Frame 1 (no input): blank canvas, image omitted
Frame 60 (the mouse pressed at the canvas centre just before this capture): blank canvas, image omitted
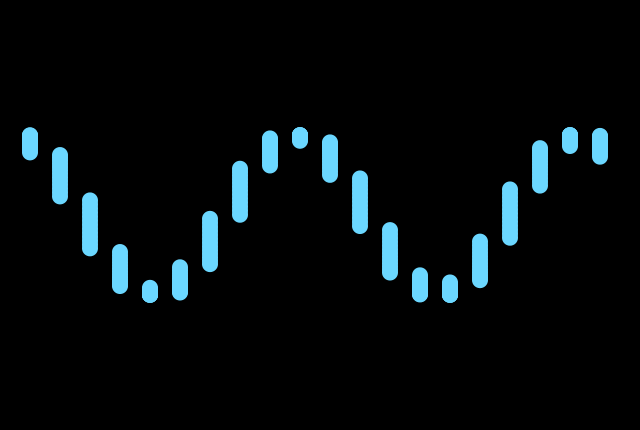
Frame 120 (the mouse held since frame 60 and released just before this capture)

The Processing sketch whose frames 1 and 60 were blank and that drew this single picture after the mouse press (run headless with seeded random() and noise(); from frame 60 on, the mouse is pressed at the canvas centre):

// Processing sketch: processing_156821
// ── processing_156821.pde

int diameter, flag;
int counter=0;
float inc, xpos, ypos, x, z;
float xspace=30;
float amplitude = 50;
float angle=0;
float filler, funk;
float factor,speed;


void setup() {
  size(640, 430);
  smooth();
  noStroke();
}

void draw() {
  background(0);
  funk=abs(sin(z*0.0007))*10; //0.007 = slow factor
  filler=map(funk, 0, 10, 0, 255);
  factor=map(mouseY, 0, 360, 1, 2);
  speed=map(mouseX,0,640,0.00001,0.001);
  fill(filler, mouseY, mouseX);
  if (mousePressed) {
    //    println("WAVE REVERSAL");
    drawRevWave2();
  } else {
    drawWave();
  }
  angle+=1;
  delay(10);
  //  println(funk);
}

void drawWave() {

  for (int x=0; x<20; x++) {
    //    println(abs(sin(z))*10);
    for (int y=0; y<13; y++) {
      //      z+=angle/(1000);
      z+=sin(angle*speed)*(TWO_PI/100);
      ypos = sin(z)*amplitude*factor;
      xpos = x*xspace+30;
      //       print("sin z ");
      //       println(sin(z));

      //       print("z ");
      //       println(z);
      //      print("x ");
      //      println(x);


      ellipse(xpos, height/2+ypos, 16, 16);
      //      counter++;
      //      if (counter==1000) {
      //        flag=1;
      //      }
    }
  }
}


void drawRevWave2() {

  for (int x=0; x<20; x++) {
    //    println(abs(sin(z))*10);
    for (int y=0; y<13; y++) {
      //      z-=TWO_PI/10;
      z-= sin(angle*0.008)*(TWO_PI/100);
      //      ypos = sin(z*0.08)*amplitude*factor;
      //      xpos = x*xspace+30;
      ypos = sin(z)*amplitude*factor;
      xpos = x*xspace+30;
      //       print("sin z ");
      //       println(sin(z));
//
//      print("Y POS : ");
//      println(ypos);
      //      print("x ");
      //      println(x);


      ellipse(xpos, height/2+ypos, 16, 16);
      //      counter++;
      //      if (counter==1000) {
      //        flag=1;
      //      }
    }
  }
}



void drawRevWave() {

  for (int x=0; x<20; x++) {
    for (int y=0; y<13; y++) {
      z-=angle/(1000);
      ypos = sin(z)*amplitude;
      xpos = x*xspace-30;

      ellipse(xpos, height/2+ypos, 16, 16);
      println("WAVE REVERSAL");
      print("z// ");
      println(z);
      //      counter--;
      //      if (counter==0) {
      //        flag=0;
      //        println("FLAG=0!!");
      //      }
    }
  }
}







void delay(int delay)
{
  int time = millis();
  while (millis () - time <= delay);
}
